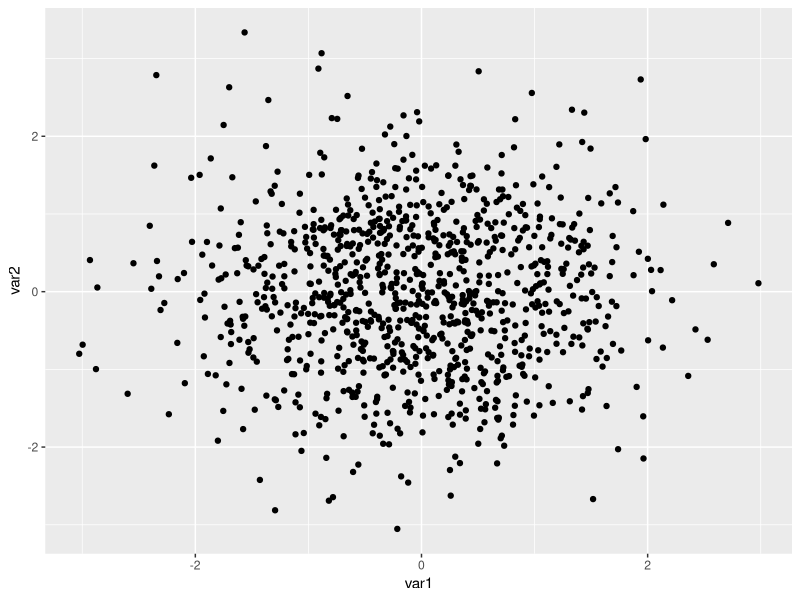
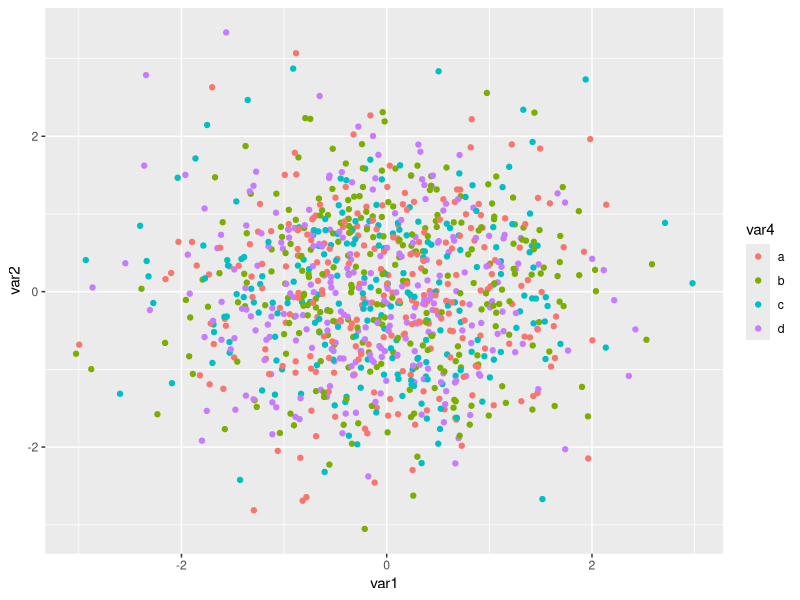
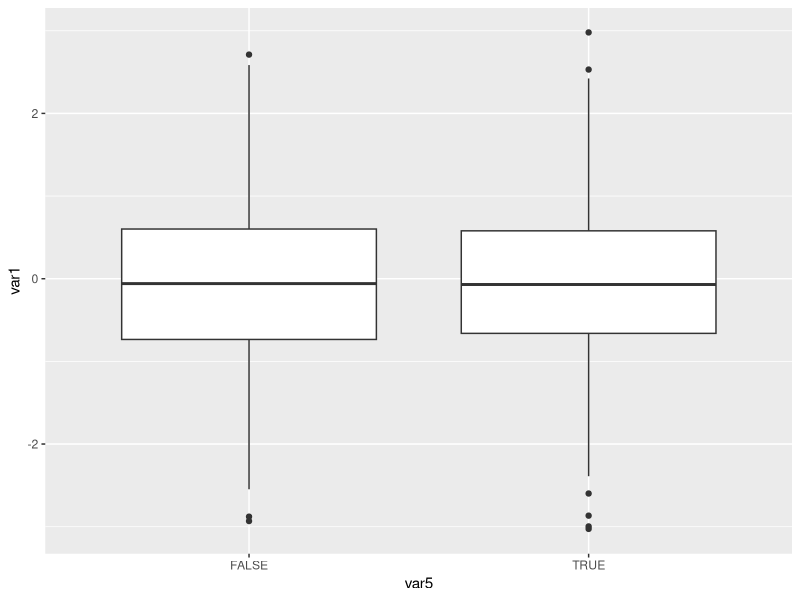
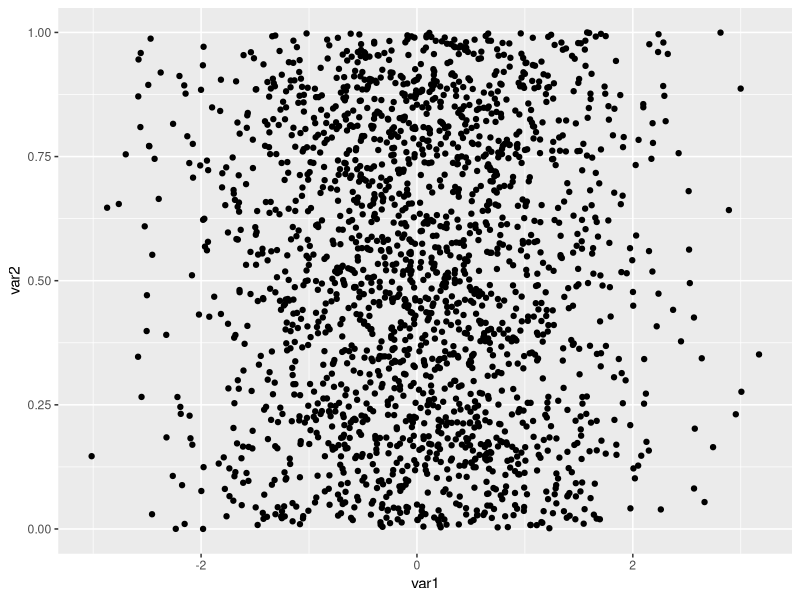
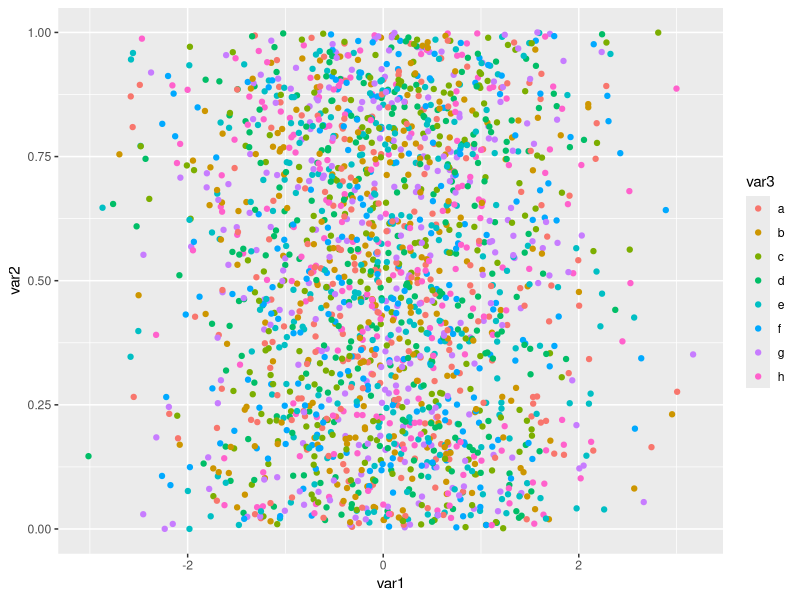
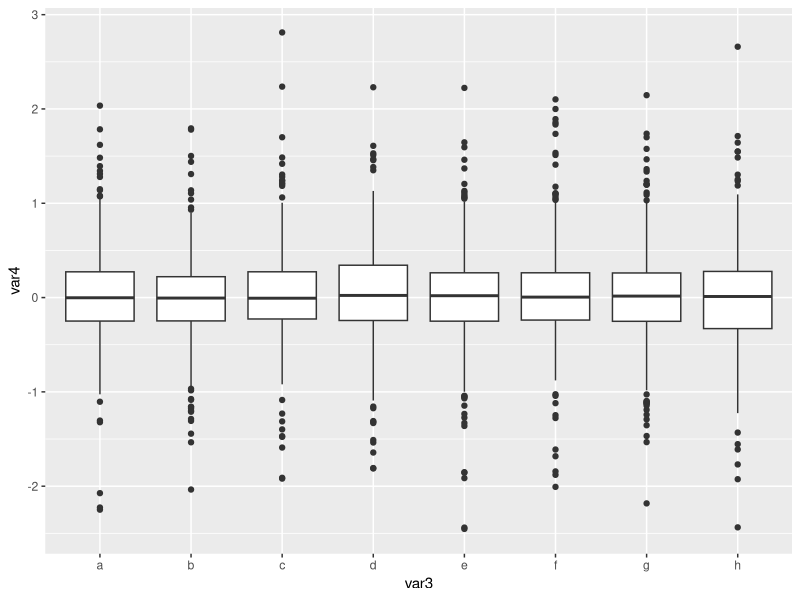
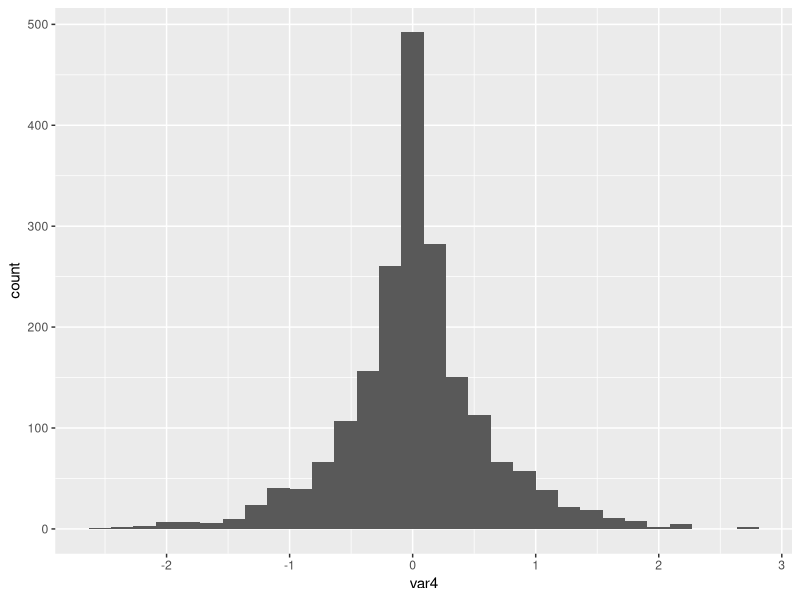

Write R code to recreate these figures, in order.
## ---- chunk 1
print("Hello World!")
## ---- chunk 2
library(tidyverse)
## ---- chunk 3
df <- tibble(
    var1 = rnorm(1000),
    var2 = rnorm(1000),
    var3 = rnorm(1000),
    var4 = sample(letters[1:4], 1000, replace = TRUE),
    var5 = sample(c(TRUE, FALSE), 1000, replace = TRUE)
)
## ---- chunk 4
slice_head(df, n = 10)
slice_max(df, order_by = var1, n = 10)
slice_min(df, order_by = var1, n = 10)
slice_sample(df, n = 10)
slice_tail(df, n = 10)
## ---- chunk 5
summary(df)
## ---- chunk 6
df %>%
    ggplot() +
    geom_point(aes(x = var1, y = var2))
## ---- chunk 7
df %>%
    ggplot() +
    geom_point(aes(x = var1, y = var2, color = var4))
## ---- chunk 8
df %>%
    ggplot() +
    geom_boxplot(aes(x = var5, y = var1))
## ---- chunk 9
df %>%
    summarise(
        min = min(var1),
        q25 = quantile(var1, 0.25),
        mean = mean(var1),
        median = median(var1),
        q75 = quantile(var1, 0.75),
        max = max(var1),
        sd = sd(var1)
    )
## ---- chunk 10
df %>%
    summarise(
        min = min(var1),
        q25 = quantile(var1, 0.25),
        mean = mean(var1),
        median = median(var1),
        q75 = quantile(var1, 0.75),
        max = max(var1),
        sd = sd(var1),
        .by = var4
    )
## ---- chunk 11
cor(df$var1, df$var2)
## ---- chunk 12
df %>%
    select(where(is.numeric)) %>%
    cor()
## ---- chunk 13
df %>%
    count(var4)
## ---- chunk 14
df %>%
    count(var4, var5)
## ---- chunk 15
df2 <- df %>%
    mutate(var6 = var1 + var2) %>%
    mutate(var7 = var6^2 + var1)
## ---- chunk 16
df3 <- tibble(
    var1 = rnorm(2000),
    var2 = runif(2000),
    var3 = sample(letters[1:8], 2000, replace = TRUE)
)
## ---- chunk 17
df3 <- df3 %>%
    mutate(var4 = var1 * var2)
## ---- chunk 18
summary(df3)
## ---- chunk 19
df3 %>%
    summarise(
        mean = mean(var4),
        sd = sd(var4)
    )
## ---- chunk 20
df3 %>%
    summarise(
        mean = mean(var4),
        sd = sd(var4),
        .by = var3
    )
## ---- chunk 21
df3 %>%
    ggplot() +
    geom_point(aes(x = var1, y = var2))
## ---- chunk 22
df3 %>%
    ggplot() +
    geom_point(aes(x = var1, y = var2, color = var3))
## ---- chunk 23
df3 %>%
    ggplot() +
    geom_boxplot(aes(x = var3, y = var4))
## ---- chunk 24
df3 %>%
    ggplot() +
    geom_histogram(aes(x = var4))
## ---- chunk 25
max(df3$var4)
df3 %>%
    summarise(max = max(var4))
## ---- chunk 26
min(df3$var1)
df3 %>%
    summarise(min = min(var1))
## ---- chunk 27
median(df3$var2)
df3 %>%
    summarise(median = median(var2))
## ---- chunk 28
cor(df3$var1, df3$var2)
df3 %>%
    select(var1, var2) %>%
    cor()
## ---- chunk 29
df3 %>%
    select(where(is.numeric)) %>%
    cor()
## ---- chunk 30
df3 %>%
    count(var3)
## ---- chunk 31
df3 %>%
    slice_head(n = 10)
## ---- chunk 32
df3 %>%
    slice_tail(n = 10)
## ---- chunk 33
df3 %>%
    slice_sample(n = 10)
## ---- chunk 34
df3 %>%
    slice_max(order_by = var1, n = 10)
## ---- chunk 35
df3 %>%
    slice_min(order_by = var4, n = 10)
